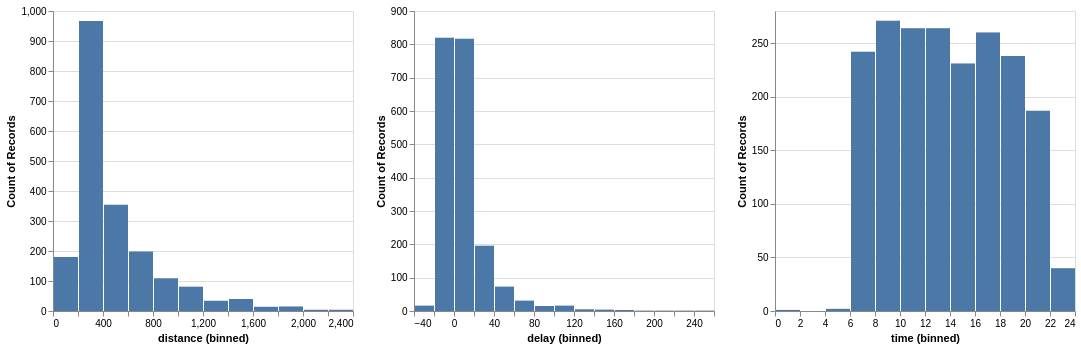

Write the Vega-Lite specification saved for this chart.
### Vega-Lite specification from a JSON file in a GitHub repository (floating-point values rounded to 4 significant figures; data arrays with more than 128 entries replaced by an {"elided": "..."} marker saying what was removed)
{"$schema": "https://vega.github.io/schema/vega-lite/v4.json", "data": {"format": {"parse": {"date": "date"}}, "values": {"elided": "2000 records"}}, "transform": [{"calculate": "hours(datum.date)", "as": "time"}], "repeat": {"column": ["distance", "delay", "time"]}, "spec": {"layer": [{"selection": {"brush": {"type": "interval", "encodings": ["x"]}}, "mark": "bar", "encoding": {"x": {"field": {"repeat": "column"}, "bin": {"maxbins": 20}}, "y": {"aggregate": "count"}, "color": {"value": "#ddd"}}}, {"transform": [{"filter": {"selection": "brush"}}], "mark": "bar", "encoding": {"x": {"field": {"repeat": "column"}, "bin": {"maxbins": 20}}, "y": {"aggregate": "count"}}}]}}
